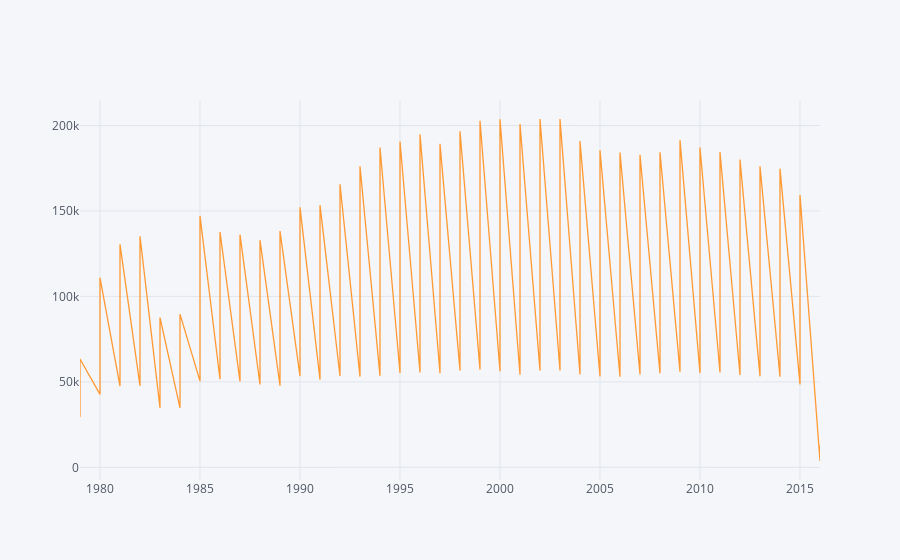

This figure's notebook cell:
### Code cell
df_suicides.iplot(x='year', y=['suicides_no'])
